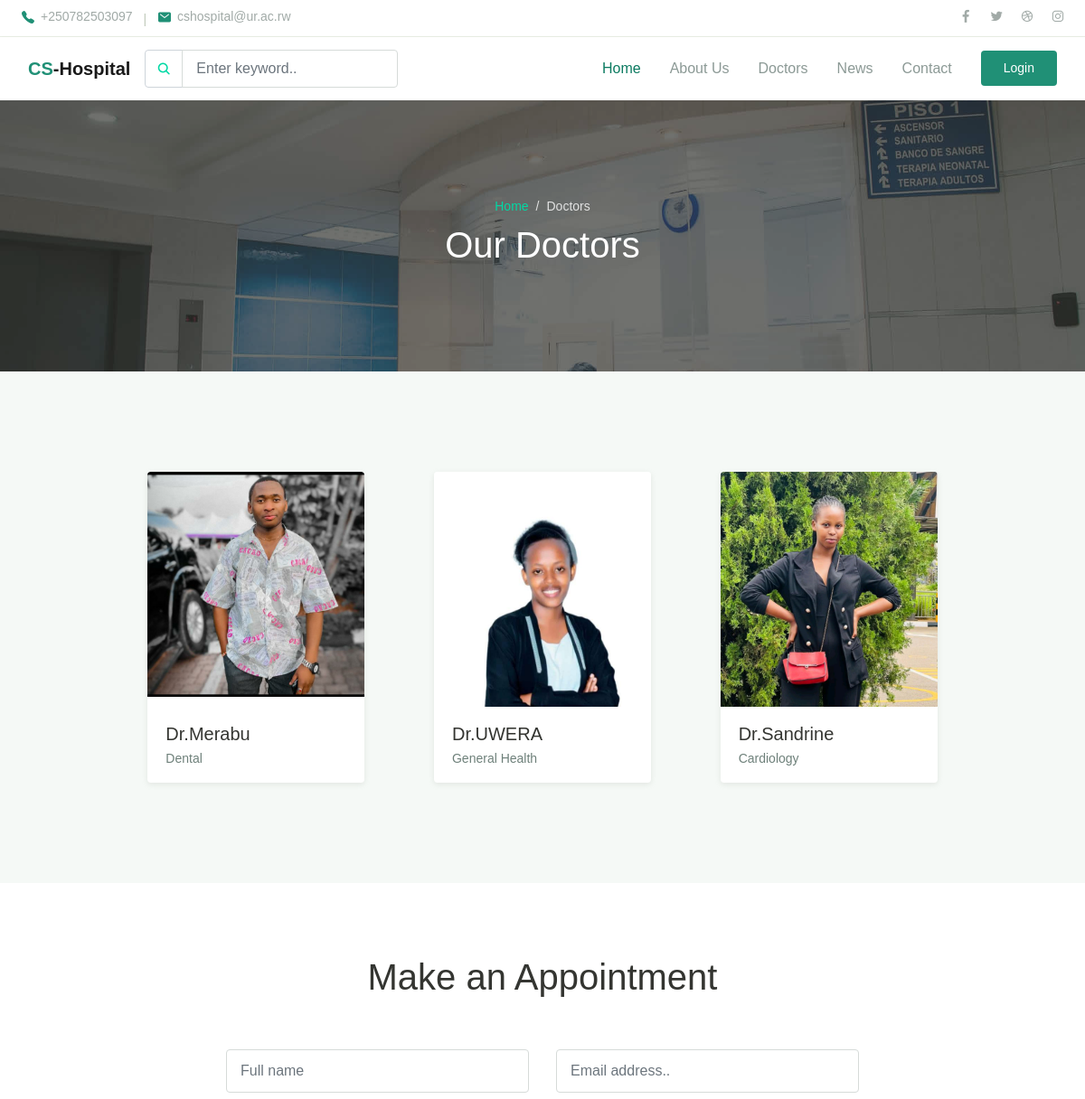
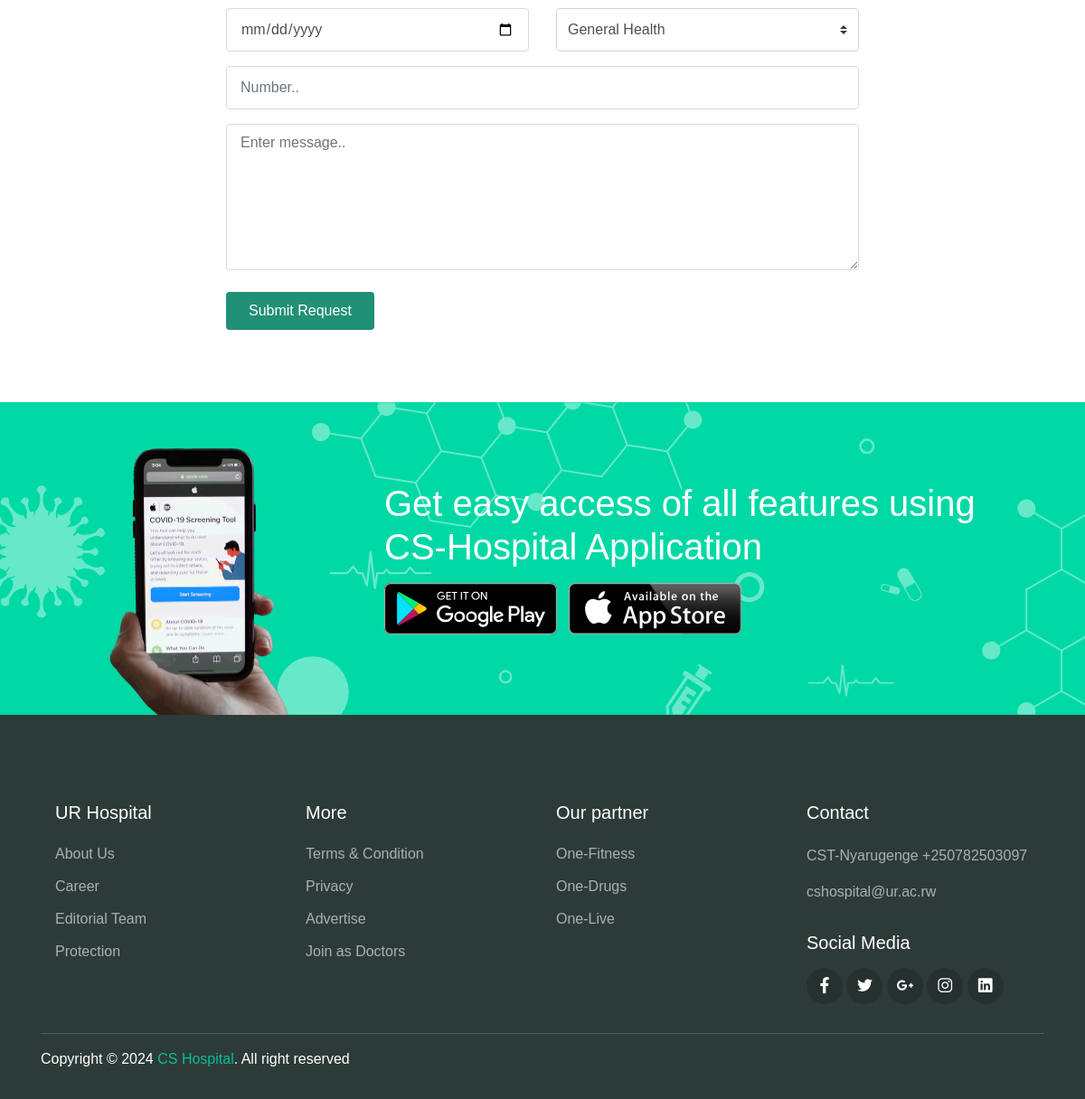
The app's page /doctors/ with its own data (2 pictures, top to bottom).
### heart_app/models.py (models this page shows, shortened)
class Doctor(models.Model):
    TITLE = (
        ('Dr.', 'Dr.'),
        ('Nurse', 'Nurse')
    )
    first_name = models.CharField(max_length=100)
    last_name = models.CharField(max_length=100)
    sex = models.CharField(choices=GENDER_CHOICES, max_length=1)
    photo = models.ImageField(
        upload_to="Doctors_profile", blank=True, null=True)
    title = models.CharField(choices=TITLE, max_length=100)
    specialization = models.ForeignKey(
        Specialization, on_delete=models.SET_NULL, null=True)
    phone = models.IntegerField(default=0)
    email = models.EmailField(max_length=200, blank=True, null=True)
    class Meta:
        verbose_name_plural = 'Doctors'

class Specialization(models.Model):
    name = models.CharField(max_length=100)
    def __str__(self):
        return self.name
    class Meta:
        verbose_name_plural = 'Specializations'

### heart_app/views.py (the view)
# urls.py: path('doctors/', views.doctorslist, name='doctors'),
def doctorslist(request):
    doctors = Doctor.objects.all()
    context = {'doctors': doctors}
    return render(request, 'doctors.html', context)

### templates/doctors.html (shortened to what this page needs)
<!DOCTYPE html>
{%extends 'base.html'%}
{%load static%}
{%block content%}
<div class="page-banner overlay-dark bg-image" style="background-image: url(../static/img/bg_image_1.jpg);">
  <div class="banner-section">
    <div class="container text-center wow fadeInUp">
      <nav aria-label="Breadcrumb">
        <ol class="breadcrumb breadcrumb-dark bg-transparent justify-content-center py-0 mb-2">
          <li class="breadcrumb-item"><a href="{%url 'home'%}">Home</a></li>
          <li class="breadcrumb-item active" aria-current="page">Doctors</li>
        </ol>
      </nav>
      <h1 class="font-weight-normal">Our Doctors</h1>
    </div>
  </div>
</div>
<div class="page-section bg-light">
  <div class="container">
    <div class="row justify-content-center">
      <div class="col-lg-10">
        <div class="row">
          {%for doctor in doctors%}
          <div class="col-md-6 col-lg-4 py-3 wow zoomIn">
            <div class="card-doctor">
              <div class="header">
                <img src="{{doctor.photo.url}}" alt="">
              </div>
              <div class="body">
                <p class="text-xl mb-0">{{doctor.title}}{{doctor.first_name}}</p>
                <span class="text-sm text-grey">{{doctor.specialization}}</span>
              </div>
            </div>
          </div>
          {%endfor%}
        </div>
      </div>
    </div>
  </div>
</div>
<div class="page-section">
  <div class="container">
    <h1 class="text-center wow fadeInUp">Make an Appointment</h1>
    <form class="main-form">
      <div class="row mt-5 ">
        <div class="col-12 col-sm-6 py-2 wow fadeInLeft">
          <input type="text" class="form-control" placeholder="Full name">
        </div>
        <div class="col-12 col-sm-6 py-2 wow fadeInRight">
          <input type="text" class="form-control" placeholder="Email address..">
        </div>
        <div class="col-12 col-sm-6 py-2 wow fadeInLeft" data-wow-delay="300ms">
          <input type="date" class="form-control">
        </div>
        <div class="col-12 col-sm-6 py-2 wow fadeInRight" data-wow-delay="300ms">
          <select name="departement" id="departement" class="custom-select">
            <option value="general">General Health</option>
          </select>
        </div>
        <div class="col-12 py-2 wow fadeInUp" data-wow-delay="300ms">
          <input type="text" class="form-control" placeholder="Number..">
        </div>
        <div class="col-12 py-2 wow fadeInUp" data-wow-delay="300ms">
          <textarea name="message" id="message" class="form-control" rows="6" placeholder="Enter message.."></textarea>
        </div>
      </div>
      <button type="submit" class="btn btn-primary mt-3 wow zoomIn">Submit Request</button>
    </form>
  </div>
</div>
{%endblock%}

### templates/base.html (shortened to what this page needs)
<!DOCTYPE html>
{%load static%}
<html lang="en">
<head>
    <link rel="stylesheet" href="{%static 'css/maicons.css' %}">
    <link rel="stylesheet" href="{%static 'css/bootstrap.css' %}">
    <link rel="stylesheet" href="{%static 'vendor/owl-carousel/css/owl.carousel.css' %}">
    <link rel="stylesheet" href="{%static 'vendor/animate/animate.css' %}">
    <link rel="stylesheet" href="{%static 'css/theme.css' %}">
</head>
<body>
    <header>
        <div class="topbar">
            <div class="container-fluid ">
                <div class="row">
                    <div class="col-sm-8 text-sm">
                        <div class="site-info p-2">
                            <a href="#"><span class="mai-call text-primary"></span> +250782503097</a>
                            <span class="divider">|</span>
                            <a href="#"><span class="mai-mail text-primary"></span> cshospital@ur.ac.rw</a>
                        </div>
                    </div>
                    <div class="col-sm-4 text-right text-sm">
                        <div class="social-mini-button">
                            <a href="#"><span class="mai-logo-facebook-f"></span></a>
                            <a href="#"><span class="mai-logo-twitter"></span></a>
                            <a href="#"><span class="mai-logo-dribbble"></span></a>
                            <a href="#"><span class="mai-logo-instagram"></span></a>
                        </div>
                    </div>
                </div>
            </div>
        </div>
        <nav class="navbar navbar-expand-lg navbar-light shadow-sm">
            <div class="container-fluid ">
                <a class="navbar-brand" href="{%url 'home'%}"><span class="text-primary">CS</span>-Hospital</a>
                <form action="#">
                    <div class="input-group input-navbar">
                        <div class="input-group-prepend">
                            <span class="input-group-text" id="icon-addon1"><span class="mai-search"></span></span>
                        </div>
                        <input type="text" class="form-control" placeholder="Enter keyword.." aria-label="Username"
                            aria-describedby="icon-addon1">
                    </div>
                </form>
                <div class="collapse navbar-collapse" id="navbarSupport">
                    <ul class="navbar-nav ml-auto">
                        <li class="nav-item active">
                            <a class="nav-link" href="{%url 'home'%}">Home</a>
                        </li>
                        <li class="nav-item">
                            <a class="nav-link btn-link" href="{%url 'about'%}">About Us</a>
                        </li>
                        <li class="nav-item">
                            <a class="nav-link btn-link" href="{%url 'doctors'%}">Doctors</a>
                        </li>
                        <li class="nav-item">
                            <a class="nav-link btn-link" href="{%url 'blog'%}">News</a>
                        </li>
                        <li class="nav-item">
                            <a class="nav-link btn-link" href="{%url 'contact'%}">Contact</a>
                        </li>
                        {%if request.user.is_authenticated%}
                        {%if not request.user.is_staff%}
                        <li class="nav-item">
                            <a class="btn btn-primary ml-lg-3" href="{%url 'dashboard'%}">Dashboard</a>
                        </li>
                        {%endif%}
                        <li class="nav-item">
                            <a class="btn btn-danger ml-lg-3" href="{%url 'logout'%}">Logout</a>
                        </li>
                        {%else%}
                        <li class="nav-item">
                            <a class="btn btn-primary ml-lg-3" href="{%url 'login'%}">Login</a>
                        </li>
                        {%endif%}
                    </ul>
                </div>
            </div>
        </nav>
    </header>
    {%block content%}
    {%endblock%}
    <div class="page-section banner-home bg-image" style="background-image: url(../static/img/banner-pattern.svg);">
        <div class="container py-5 py-lg-0">
            <div class="row align-items-center">
                <div class="col-lg-4 wow zoomIn">
                    <div class="img-banner d-none d-lg-block">
                        <img src="{%static 'img/mobile_app.png' %}" alt="">
                    </div>
                </div>
                <div class="col-lg-8 wow fadeInRight">
                    <h1 class="font-weight-normal mb-3">Get easy access of all features using CS-Hospital Application
                    </h1>
                    <a href="#"><img src="{%static 'img/google_play.svg'%}" alt=""></a>
                    <a href="#" class="ml-2"><img src="{%static 'img/app_store.svg'%}" alt=""></a>
                </div>
            </div>
        </div>
    </div>
    <footer class="page-footer">
        <div class="container">
            <div class="row px-md-3">
                <div class="col-sm-6 col-lg-3 py-3">
                    <h5>UR Hospital</h5>
                    <ul class="footer-menu">
                        <li><a href="{%url 'about'%}">About Us</a></li>
                        <li><a href="#">Career</a></li>
                        <li><a href="#">Editorial Team</a></li>
                        <li><a href="#">Protection</a></li>
                    </ul>
                </div>
                <div class="col-sm-6 col-lg-3 py-3">
                    <h5>More</h5>
                    <ul class="footer-menu">
                        <li><a href="#">Terms & Condition</a></li>
                        <li><a href="#">Privacy</a></li>
                        <li><a href="#">Advertise</a></li>
                        <li><a href="#">Join as Doctors</a></li>
                    </ul>
                </div>
                <div class="col-sm-6 col-lg-3 py-3">
                    <h5>Our partner</h5>
                    <ul class="footer-menu">
                        <li><a href="#">One-Fitness</a></li>
                        <li><a href="#">One-Drugs</a></li>
                        <li><a href="#">One-Live</a></li>
                    </ul>
                </div>
                <div class="col-sm-6 col-lg-3 py-3">
                    <h5>Contact</h5>
                    <p class="footer-link mt-2">CST-Nyarugenge</p>
                    <a href="#" class="footer-link">+250782503097</a>
                    <a href="#" class="footer-link">cshospital@ur.ac.rw</a>
                    <h5 class="mt-3">Social Media</h5>
                    <div class="footer-sosmed mt-3">
                        <a href="#" target="_blank"><span class="mai-logo-facebook-f"></span></a>
                        <a href="#" target="_blank"><span class="mai-logo-twitter"></span></a>
                        <a href="#" target="_blank"><span class="mai-logo-google-plus-g"></span></a>
                        <a href="#" target="_blank"><span class="mai-logo-instagram"></span></a>
                        <a href="#" target="_blank"><span class="mai-logo-linkedin"></span></a>
                    </div>
                </div>
            </div>
            <hr>
            <p id="copyright">Copyright &copy; {%now 'Y'%} <a href="#" target="_blank">CS Hospital</a>. All
                right
                reserved</p>
        </div>
    </footer>
</body>
</html>

### records on screen
Doctor: photo (picture), title "Dr.", first_name "Merabu", specialization "Dental"
Doctor: photo (picture), title "Dr.", first_name "UWERA", specialization "General Health"
Doctor: photo (picture), title "Dr.", first_name "Sandrine", specialization "Cardiology"
